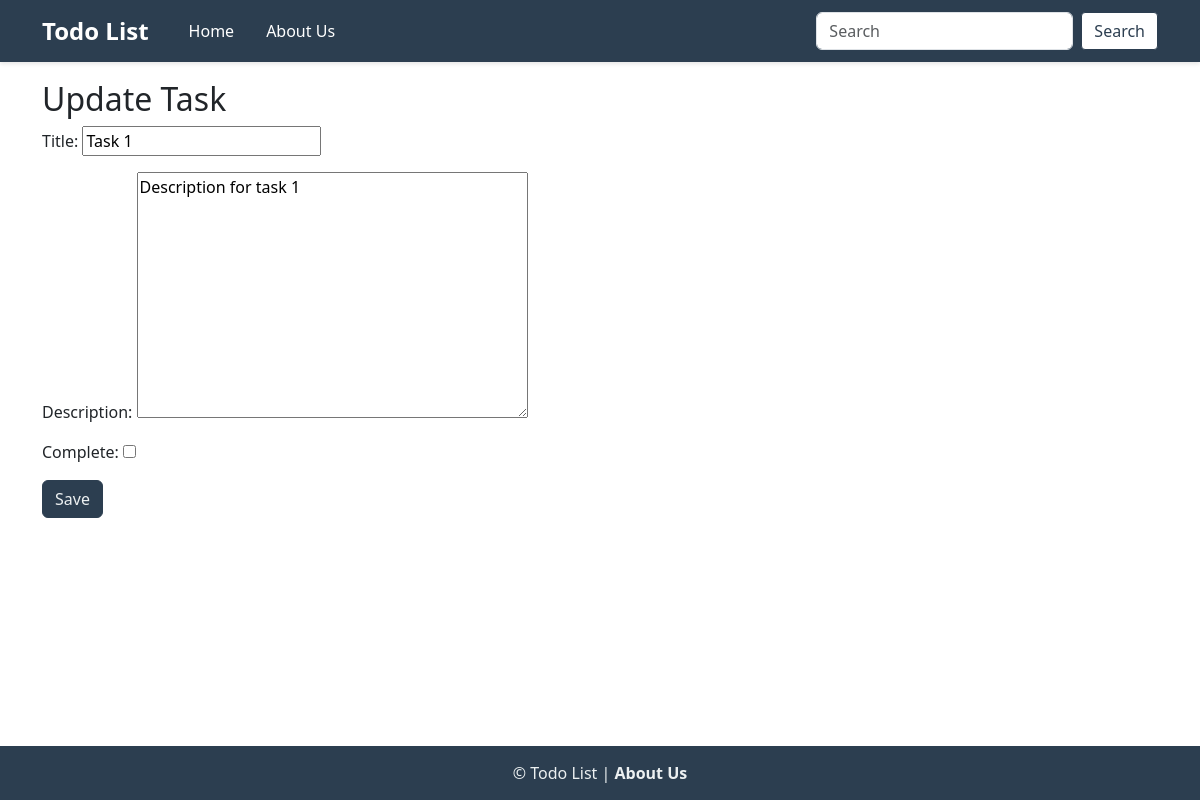
Page /1/update/ on the earlier database version.
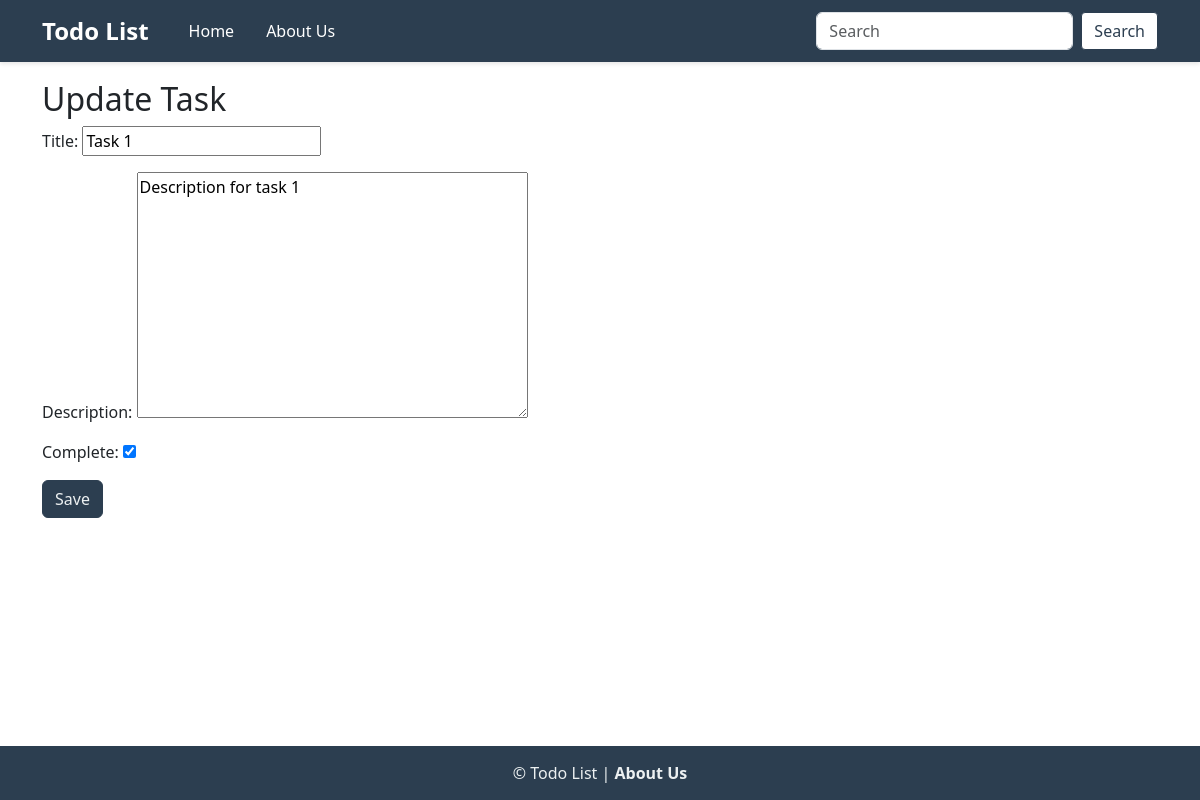
Same page on the later database version.
### tasks/models.py (models this page shows, shortened)
class Task(models.Model):
    title = models.CharField(max_length=200)
    description = models.TextField(blank=True)
    date = models.DateField(auto_now=False, auto_now_add=True)
    complete = models.BooleanField(default=False)
    position = models.PositiveIntegerField(default=0)

### tasks/views.py (the view)
# urls.py: path('<int:pk>/update/', task_views.TaskUpdateView.as_view(), name='task_update'),
class TaskUpdateView(UpdateView):
    model = Task
    template_name = "task_form.html"
    fields = ['title', 'description', 'complete']

### templates/task_form.html (shortened to what this page needs)
{% extends "base.html" %}
{% block content %}
    <h2>{% if form.instance.pk %}Update Task{% else %}Create Task{% endif %}</h2>
    <form method="post">
        {{ form.as_p }}
        <button type="submit" class="btn btn-primary">Save</button>
    </form>
{% endblock %}

Differences in the rows shown:
changed Task "Task 1": complete "☐" → "☑"
